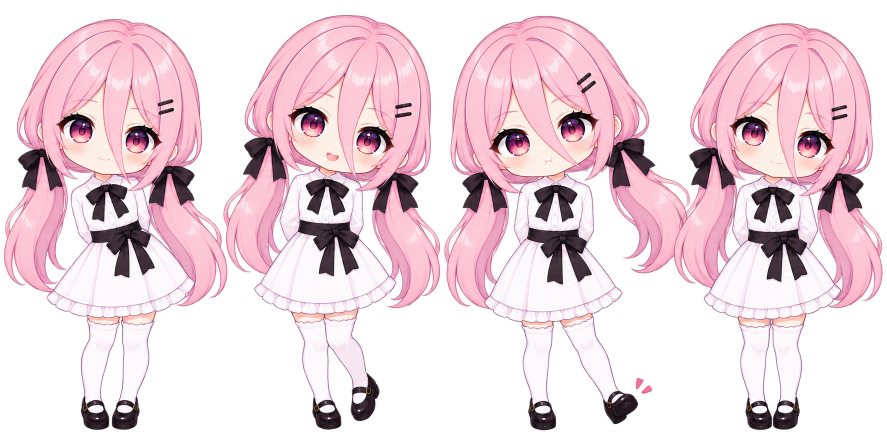
#> input picture generated_images/body_bored.png, 1774 x 887 px (shown at 1/2 size); its folder holds only this picture in this run
$ python process_gemini_sprites.py --file ../generated_images/body_bored.png
#> lines starting #> are read from the running program, lines starting #| are printed output that depends on the picture; after the words box and inside, x2 and y2 are one past the last pixel; in counts of white or black regions, pixels touching at a corner belong together
#> in process_image_file, raw_img is the input picture: PIL image 1774x887 RGBA; mean R, G, B, A 131.3, 107.2, 115.1, 136
### scripts/chroma_key_remover.py
#!/usr/bin/env python3
"""
Project Wisp — Professional Chroma Key Remover & Despill Engine
==============================================================
Advanced soft chroma keying, edge despill, and alpha matte generation
for 2D anime/chibi game sprites with green screen background (#00FF00).

Features:
  - Green Dominance & Color Distance Metric (G - max(R, B))
  - Smooth Hermite Alpha Matte (Smoothstep) without harsh thresholding
  - Localized Edge Despill to eliminate green halo/fringing on hair & eyelashes
  - Protection for interior green elements (eyes, bows, clothes) via spatial connectivity
  - Configurable subpixel edge erosion (0-1px) and feathering (0.5-1px)
  - Comprehensive Debug Mode with composite previews on White, Black, Gray backgrounds
  - Batch folder processing (input/*.png -> output/*.png) and single file mode
"""

import os
import sys
import glob
import argparse
from collections import deque
from typing import Tuple, Optional
import numpy as np
from PIL import Image, ImageFilter, ImageOps

# ==============================================================================
# CONFIGURABLE DEFAULT PARAMETERS
# ==============================================================================
DEFAULT_KEY_COLOR = (0, 255, 0)      # Target Chroma Key Color (RGB)
DEFAULT_HARD_THRESHOLD = 30.0        # Above this green excess -> 100% transparent (alpha=0)
DEFAULT_SOFT_THRESHOLD = 90.0        # Below this green excess -> 100% opaque (alpha=255)
DEFAULT_DESPILL_STRENGTH = 0.75      # Strength of green suppression on edge pixels (0.0 - 1.0)
DEFAULT_EDGE_ERODE = 0.0             # Radius for edge erosion in px (0.0 to 1.0)
DEFAULT_EDGE_FEATHER = 0.6           # Gaussian feather radius on edges in px (0.0 to 1.5)


def flood_fill_connected_bg(seed_mask: np.ndarray) -> np.ndarray:
    """
    Finds all background pixels connected to the outer image perimeter via fast 4-way BFS.
    Guarantees that green elements deep inside the character are not marked as background.
    """
    h, w = seed_mask.shape
    visited = np.zeros((h, w), dtype=bool)
    queue = deque()

    # Seed top and bottom borders
    for x in range(w):
        if seed_mask[0, x] and not visited[0, x]:
            visited[0, x] = True
            queue.append((0, x))
        if seed_mask[h - 1, x] and not visited[h - 1, x]:
            visited[h - 1, x] = True
            queue.append((h - 1, x))

    # Seed left and right borders
    for y in range(h):
        if seed_mask[y, 0] and not visited[y, 0]:
            visited[y, 0] = True
            queue.append((y, 0))
        if seed_mask[y, w - 1] and not visited[y, w - 1]:
            visited[y, w - 1] = True
            queue.append((y, w - 1))

    # 4-connected flood fill
    while queue:
        cy, cx = queue.popleft()
        for ny, nx in ((cy - 1, cx), (cy + 1, cx), (cy, cx - 1), (cy, cx + 1)):
            if 0 <= ny < h and 0 <= nx < w:
                if seed_mask[ny, nx] and not visited[ny, nx]:
                    visited[ny, nx] = True
                    queue.append((ny, nx))

    return visited


def remove_chroma_key(
    img: Image.Image,
    key_color: Tuple[int, int, int] = DEFAULT_KEY_COLOR,
    hard_threshold: float = DEFAULT_HARD_THRESHOLD,
    soft_threshold: float = DEFAULT_SOFT_THRESHOLD,
    despill_strength: float = DEFAULT_DESPILL_STRENGTH,
    edge_erode: float = DEFAULT_EDGE_ERODE,
    edge_feather: float = DEFAULT_EDGE_FEATHER,
    debug_dir: Optional[str] = None,
    base_name: str = "sprite"
) -> Image.Image:
    """
    Executes high-fidelity chroma key removal with soft alpha matte and localized despill.

    Returns:
      Clean RGBA PIL.Image.
    """
#> called with key_color = (0, 255, 0), hard_threshold = 30, soft_threshold = 90, despill_strength = 0.75, edge_erode = 0, edge_feather = 0.6, base_name = 'body_bored'
    img_rgba = img.convert("RGBA")
    arr = np.array(img_rgba, dtype=np.float32)
    h, w, _ = arr.shape
    r, g, b = arr[:, :, 0], arr[:, :, 1], arr[:, :, 2]

    # --------------------------------------------------------------------------
    # 1. Green Dominance & Distance Metric
    # --------------------------------------------------------------------------
    max_rb = np.maximum(r, b)
    avg_rb = (r + b) * 0.5
    g_excess = g - max_rb
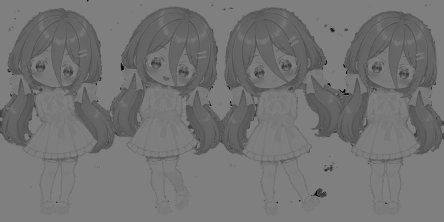
#> g_excess: shape (887, 1774) float32 (shown at 1/4 size); min -255, max 255, mean -24.2; drawn with min black and max white

    # Potential background seeds: strong green dominance or outer white/gray frames
    is_green_seed = (g > 70.0) & (g_excess > 10.0)
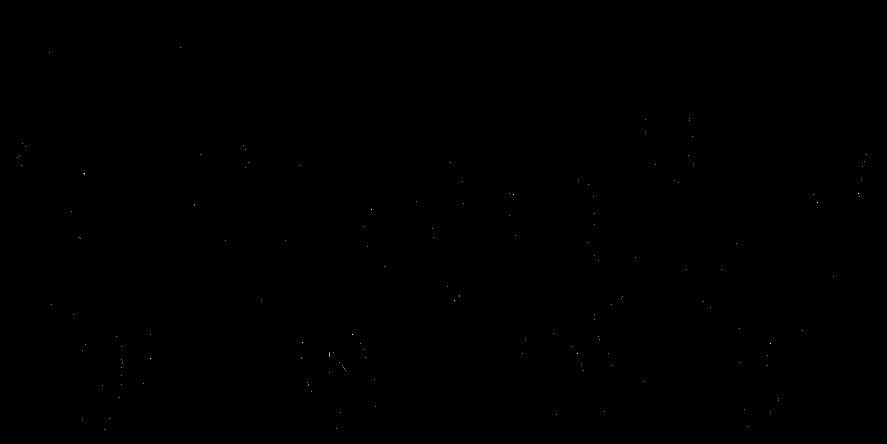
#> is_green_seed: shape (887, 1774) bool (shown at 1/2 size); 0.01% white in thin lines or dots, all inside (x1, y1, x2, y2) = (35, 95, 1734, 859)
    is_outer_light_frame = (r > 225.0) & (g > 225.0) & (b > 225.0)
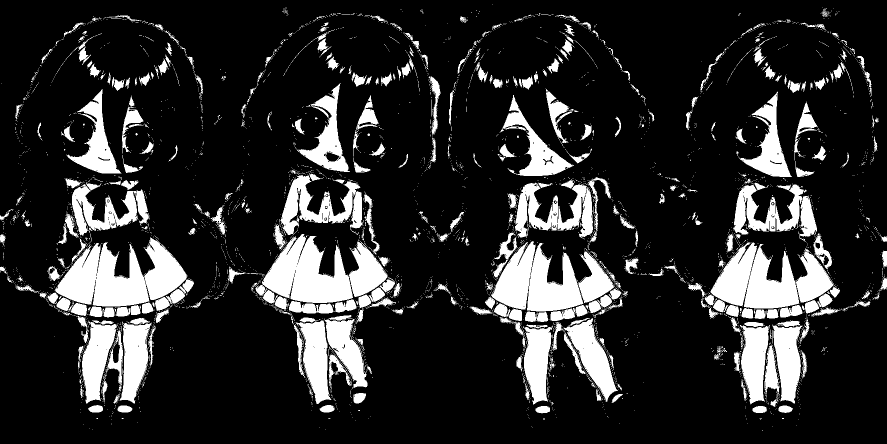
#> is_outer_light_frame: shape (887, 1774) bool (shown at 1/2 size); 17.3% white; 4343 white regions (3933 under 20 px), largest, box (x1, y1, x2, y2) and area: (109, 474, 375, 613) 20876, (1421, 484, 1668, 617) 18614, (982, 482, 1167, 623) 15321
    seed_mask = is_green_seed | is_outer_light_frame

    # Spatial connectivity: flood from borders to identify outer background
    is_connected_bg = flood_fill_connected_bg(seed_mask)
#> the loop in flood_fill_connected_bg, `while queue:` made 878 passes
#> (cy, cx) on passes 1 to 3: (430, 0), (431, 0), (432, 0)
#> after the loop in flood_fill_connected_bg, `while queue:`:
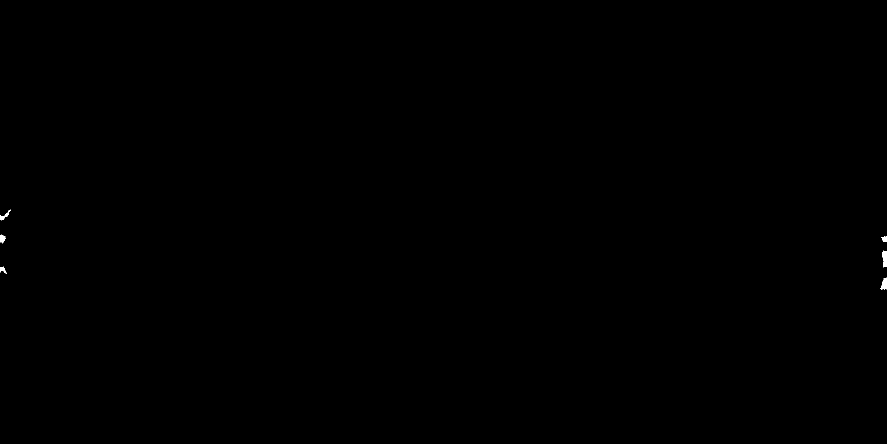
#> visited: shape (887, 1774) bool (shown at 1/2 size); 0.06% white; 6 white regions, box (x1, y1, x2, y2) and area: (1764, 501, 1774, 535) 255, (1761, 555, 1774, 580) 199, (0, 469, 11, 487) 130, (0, 419, 22, 441) 116, (1763, 472, 1774, 484) 90, (0, 533, 13, 548) 88

    # --------------------------------------------------------------------------
    # 2. Soft Alpha Calculation (Smoothstep)
    # --------------------------------------------------------------------------
    # t_soft: green excess where pixel begins turning transparent
    # t_hard: green excess where pixel becomes fully transparent
    t_soft = float(hard_threshold)      # e.g., 25-35
    t_hard = float(soft_threshold)      # e.g., 80-100

    # Normalized position in transition ramp
    t = np.clip((g_excess - t_soft) / max(t_hard - t_soft, 1e-5), 0.0, 1.0)

    # Smoothstep curve for natural anti-aliased edge falloff
    smooth_alpha = 1.0 - (t * t * (3.0 - 2.0 * t))

    # Opaque foreground protection: only apply transparency to pixels connected to background
    alpha_matte = np.where(is_connected_bg, smooth_alpha, 1.0)
#> alpha_matte: shape (887, 1774) float32; every value is 1

    # Also ensure completely pure green background connected regions are strictly 0.0
    pure_bg = is_connected_bg & (g_excess >= (t_hard - 5.0))
    alpha_matte[pure_bg] = 0.0

    # --------------------------------------------------------------------------
    # 3. Optional Subpixel Edge Erosion & Feathering
    # --------------------------------------------------------------------------
    alpha_img = Image.fromarray(np.uint8(np.clip(alpha_matte * 255.0, 0, 255)), mode="L")
#> alpha_img: PIL image 1774x887 L; every value is 255

    if edge_erode > 0.0:
        # Subtle 1px erosion using MinFilter(3)
        eroded = alpha_img.filter(ImageFilter.MinFilter(3))
        # Blend eroded with original based on edge_erode strength
        alpha_img = Image.blend(alpha_img, eroded, min(edge_erode, 1.0))

    if edge_feather > 0.0:
        # Gentle Gaussian feathering to guarantee subpixel anti-aliasing
        alpha_img = alpha_img.filter(ImageFilter.GaussianBlur(radius=edge_feather))

    final_alpha = np.array(alpha_img, dtype=np.float32) / 255.0

    # --------------------------------------------------------------------------
    # 4. Localized Despill (Edge-Only Green Suppression)
    # --------------------------------------------------------------------------
    # Target green calculation: blend of max(R, B) and avg(R, B) to match character tones
    target_g = 0.5 * max_rb + 0.5 * avg_rb
    green_spill = np.maximum(0.0, g - target_g)
    despilled_g = g - (despill_strength * green_spill)

    # Apply despill ONLY where green is excessive AND pixel is near an edge (alpha < 0.99)
    # This leaves internal green elements (eyes, green clothes) 100% untouched.
    edge_despill_mask = (final_alpha < 0.99) & (g_excess > 0.0)
    arr[:, :, 1] = np.where(edge_despill_mask, despilled_g, g)

    # Luminance preservation on fine dark line art (eyelashes, dark hair)
    # Restores slight contrast loss from despill on dark outlines
    luma_orig = 0.2126 * r + 0.7152 * g + 0.0722 * b
    luma_new = 0.2126 * arr[:, :, 0] + 0.7152 * arr[:, :, 1] + 0.0722 * arr[:, :, 2]
    luma_diff = np.maximum(0.0, luma_orig - luma_new)
#> luma_diff: shape (887, 1774) float32; every value is 0

    arr[:, :, 0] = np.clip(arr[:, :, 0] + luma_diff * 0.5, 0, 255)
    arr[:, :, 2] = np.clip(arr[:, :, 2] + luma_diff * 0.5, 0, 255)

    arr[:, :, 3] = final_alpha * 255.0
    final_rgba = Image.fromarray(np.uint8(np.clip(arr, 0, 255)), "RGBA")

    # --------------------------------------------------------------------------
    # 5. Debug Mode Export (if requested)
    # --------------------------------------------------------------------------
    if debug_dir:
        os.makedirs(debug_dir, exist_ok=True)
        img_rgba.save(os.path.join(debug_dir, f"{base_name}_01_original.png"), "PNG")
        alpha_img.save(os.path.join(debug_dir, f"{base_name}_02_alpha_mask.png"), "PNG")

        # Despilled RGB visualization (full opacity)
        despilled_rgb = Image.fromarray(np.uint8(np.clip(arr[:, :, :3], 0, 255)), "RGB")
        despilled_rgb.save(os.path.join(debug_dir, f"{base_name}_03_despilled_rgb.png"), "PNG")

        # Test composites over White, Black, and Gray backgrounds
        white_bg = Image.new("RGBA", final_rgba.size, (255, 255, 255, 255))
        Image.alpha_composite(white_bg, final_rgba).save(
            os.path.join(debug_dir, f"{base_name}_04_composite_white.png"), "PNG"
        )

        black_bg = Image.new("RGBA", final_rgba.size, (0, 0, 0, 255))
        Image.alpha_composite(black_bg, final_rgba).save(
            os.path.join(debug_dir, f"{base_name}_05_composite_black.png"), "PNG"
        )

        gray_bg = Image.new("RGBA", final_rgba.size, (128, 128, 128, 255))
        Image.alpha_composite(gray_bg, final_rgba).save(
            os.path.join(debug_dir, f"{base_name}_06_composite_gray.png"), "PNG"
        )

        final_rgba.save(os.path.join(debug_dir, f"{base_name}_07_final.png"), "PNG")
        print(f"   🔍 Debug passes saved in: {debug_dir}")

    return final_rgba


# [134 lines left out: functions process_path, main, not called in this run]


# [2 lines that do not run on import are left out]

### scripts/process_gemini_sprites.py
#!/usr/bin/env python3
"""
Project Wisp — Gemini Background Remover & Sprite Processor
===========================================================
Integrates the professional chroma key remover engine with automatic
sprite slicing, scaling, centering, and asset deployment.

Usage:
  python3 scripts/process_gemini_sprites.py
  python3 scripts/process_gemini_sprites.py --file generated_images/gemini/face_curious.jpg --debug
"""

import os
import sys
import glob
import argparse
import numpy as np
from PIL import Image, ImageDraw, ImageFilter

SCRIPT_DIR = os.path.dirname(os.path.abspath(__file__))
PROJECT_ROOT = os.path.dirname(SCRIPT_DIR)
sys.path.insert(0, SCRIPT_DIR)

from chroma_key_remover import remove_chroma_key

GEMINI_DIR = os.path.join(PROJECT_ROOT, "generated_images", "gemini")
SPRITES_ROOT = os.path.join(PROJECT_ROOT, "public", "assets", "sprites")
PREVIEW_DIR = os.path.join(SPRITES_ROOT, "body", "idle", "delete_me")
BODY_IDLE_00 = os.path.join(SPRITES_ROOT, "body", "idle", "body_idle_00.png")

TARGET_FACE_WIDTH = 115
TARGET_FACE_MAX_HEIGHT = 90
TARGET_FACE_CENTER_X = 256
TARGET_FACE_CENTER_Y = 180

TARGET_BODY_CENTER_X = 256
TARGET_BODY_BASELINE_Y = 460
TARGET_BODY_HEIGHT = 388

RESAMPLE_LANCZOS = getattr(Image, "Resampling", Image).LANCZOS


def isolate_cell_features(cell: Image.Image, is_face: bool = True) -> Image.Image:
    """
    Cleans up noise specks and outer vignette frames touching cell boundaries.
    """
    arr = np.array(cell)
    alpha = arr[:, :, 3]
    h, w = alpha.shape

    visited = np.zeros((h, w), dtype=bool)
    clean_alpha = alpha.copy()

    for y in range(h):
        for x in range(w):
            if alpha[y, x] > 25 and not visited[y, x]:
                queue = [(y, x)]
                visited[y, x] = True
                pts = []
                while queue:
                    cy, cx = queue.pop()
                    pts.append((cy, cx))
                    for ny, nx in [(cy - 1, cx), (cy + 1, cx), (cy, cx - 1), (cy, cx + 1)]:
                        if 0 <= ny < h and 0 <= nx < w:
                            if alpha[ny, nx] > 25 and not visited[ny, nx]:
                                visited[ny, nx] = True
                                queue.append((ny, nx))

                ys = [p[0] for p in pts]
                xs = [p[1] for p in pts]
                ymin, ymax = min(ys), max(ys)
                xmin, xmax = min(xs), max(xs)
                count = len(pts)

                # Filter out tiny noise specks (< 12 pixels)
                if count < 12:
                    for py, px in pts:
                        clean_alpha[py, px] = 0
                    continue

                if is_face:
                    # Remove components touching outer 8px boundary (vignettes/frames)
                    touches_edge = (ymin < 8) or (ymax > h - 8) or (xmin < 8) or (xmax > w - 8)
                    cx_comp = (xmin + xmax) / 2.0
                    cy_comp = (ymin + ymax) / 2.0
                    dist_from_center = np.sqrt((cx_comp - w / 2.0) ** 2 + (cy_comp - h / 2.0) ** 2)

                    if touches_edge or (dist_from_center > w * 0.44 and count > 500):
                        for py, px in pts:
                            clean_alpha[py, px] = 0

    arr[:, :, 3] = clean_alpha
    return Image.fromarray(arr, "RGBA")


# [60 lines left out: function process_face_strip, not called in this run]


def process_body_strip(transparent_img: Image.Image, pose_name: str):
    """
    Slices a 1x4 horizontal body sheet, aligns feet to baseline Y=460,
    and centers on 512x512 PNG-32 canvas.
    """
#> called with pose_name = 'bored'
    w, h = transparent_img.size
    num_frames = 4
    cell_w = w // num_frames
    out_dir = os.path.join(SPRITES_ROOT, "body", pose_name)
    os.makedirs(out_dir, exist_ok=True)

    print(f"\n🏃 Processing Body Pose: '{pose_name}' (4 frames) -> {out_dir}")

    for idx in range(num_frames):
        cell = transparent_img.crop((idx * cell_w, 0, (idx + 1) * cell_w, h))
        cleaned_cell = isolate_cell_features(cell, is_face=False)

        alpha = np.array(cleaned_cell)[:, :, 3]
        nz_y, nz_x = np.where(alpha > 25)

        final_canvas = Image.new("RGBA", (512, 512), (0, 0, 0, 0))

        if len(nz_y) > 0:
            xmin, xmax = nz_x.min(), nz_x.max()
            ymin, ymax = nz_y.min(), nz_y.max()
            cw = xmax - xmin + 1
            ch = ymax - ymin + 1

            cropped_body = cleaned_cell.crop((xmin, ymin, xmax + 1, ymax + 1))

            scale = min(TARGET_BODY_HEIGHT / max(ch, 1), 512.0 / max(cw, 1))
            if ch < 300:
                scale = 1.0

            new_w = int(cw * scale)
            new_h = int(ch * scale)
            resized = cropped_body.resize((max(1, new_w), max(1, new_h)), RESAMPLE_LANCZOS)

            pos_x = TARGET_BODY_CENTER_X - (new_w // 2)
            pos_y = TARGET_BODY_BASELINE_Y - new_h

            final_canvas.paste(resized, (pos_x, pos_y), resized)

        filename = f"body_{pose_name}_{idx:02d}.png"
        filepath = os.path.join(out_dir, filename)
        final_canvas.save(filepath, "PNG")
        bbox = final_canvas.getbbox()
        print(f"   ✓ Saved {filename}: size={final_canvas.size}, bbox={bbox}")
#> this loop made 4 passes
#|    ✓ Saved body_bored_00.png: size=(512, 512), bbox=(160, 72, 353, 460)
#|    ✓ Saved body_bored_01.png: size=(512, 512), bbox=(160, 72, 353, 460)
#|    ✓ Saved body_bored_02.png: size=(512, 512), bbox=(160, 72, 353, 460)
#|    ✓ Saved body_bored_03.png: size=(512, 512), bbox=(160, 72, 353, 460)
#> pass 1, in process_body_strip, `resized = cropped_body.resize((max(1, new_w), max(1, new_h)), RESAMPLE..`:
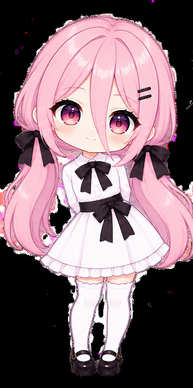
#> resized: PIL image 193x388 RGBA; mean R, G, B, A 130, 106.6, 114.3, 255
#> after the loop:
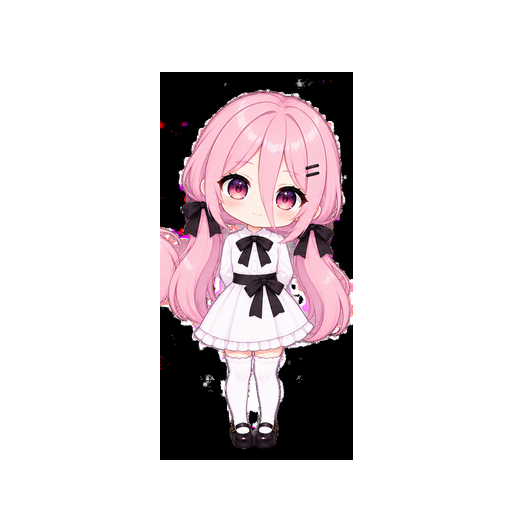
#> final_canvas: PIL image 512x512 RGBA; mean R, G, B, A 37.4, 30.6, 32.9, 72.8; transparent parts drawn white
#> after the loop:
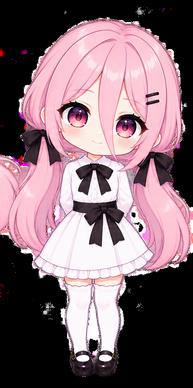
#> resized: PIL image 193x388 RGBA; mean R, G, B, A 131.1, 107, 115, 255


def process_image_file(file_path: str, debug: bool = False):
    basename = os.path.basename(file_path)
    stem, _ = os.path.splitext(basename)

    print(f"\n📂 Processing Gemini File: {basename}")
    raw_img = Image.open(file_path)

    debug_dir = os.path.join(GEMINI_DIR, "debug", stem) if debug else None
    transparent_img = remove_chroma_key(
        img=raw_img,
        hard_threshold=30.0,
        soft_threshold=90.0,
        despill_strength=0.75,
        edge_erode=0.0,
        edge_feather=0.6,
        debug_dir=debug_dir,
        base_name=stem
    )

    trans_path = os.path.join(GEMINI_DIR, f"transparent_{stem}.png")
    transparent_img.save(trans_path, "PNG")
    print(f"✨ Transparent master saved: {trans_path}")

    name_clean = stem.replace("face_", "").replace("body_", "").lower()

    if stem.startswith("face_") or any(e in stem for e in ("curious", "dizzy", "surprised", "blush", "winking", "pout", "happy", "sad", "angry")):
        process_face_strip(transparent_img, name_clean)
    elif stem.startswith("body_") or any(p in stem for p in ("sit", "stand", "lie", "run", "fall", "crash", "recover")):
        process_body_strip(transparent_img, name_clean)
    else:
        process_face_strip(transparent_img, name_clean)


def main():
    parser = argparse.ArgumentParser(description="Remove background and process Gemini sprites.")
    parser.add_argument("--file", help="Specific file to process in generated_images/gemini/")
    parser.add_argument("--debug", action="store_true", help="Export debug passes and composite tests")
    args = parser.parse_args()

    if args.file:
        if os.path.exists(args.file):
            process_image_file(args.file, debug=args.debug)
        else:
            print(f"❌ File not found: {args.file}")
            sys.exit(1)
    else:
        extensions = ("*.jpg", "*.jpeg", "*.png", "*.webp")
        files = []
        for ext in extensions:
            files.extend(glob.glob(os.path.join(GEMINI_DIR, ext)))

        files = [f for f in sorted(files) if not os.path.basename(f).startswith("transparent_")]

        if not files:
            print(f"⚠️ No new image files found in {GEMINI_DIR}")
            return

        print(f"🚀 Found {len(files)} image(s) in {GEMINI_DIR} to process...")
        for f in files:
            process_image_file(f, debug=args.debug)

    print("\n🎉 [process_gemini_sprites] All done!")


if __name__ == "__main__":
    main()
